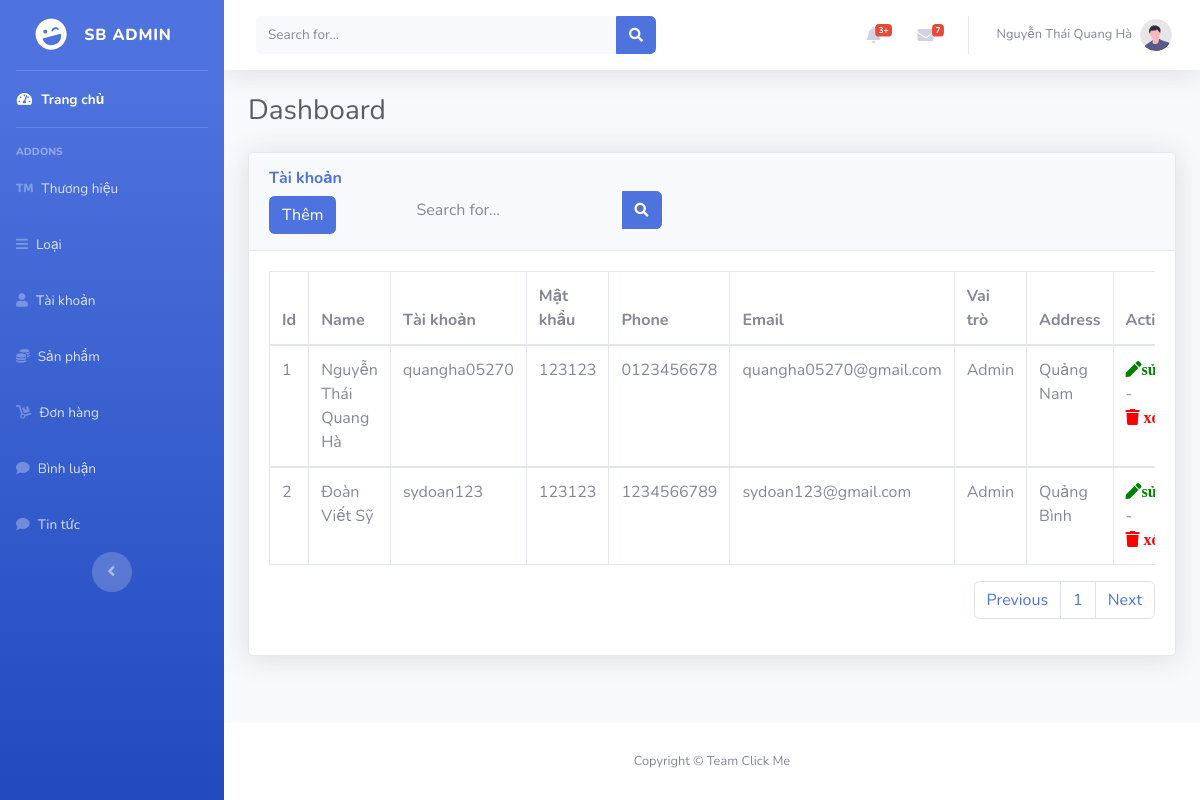
Screenshot of /index.php?act=taikhoan (signed in) with the database file from the repository.
### tables this page shows
CREATE TABLE `users` (
  `id_user` int(11) NOT NULL COMMENT 'mã khách hàng',
  `fullname` varchar(100) NOT NULL COMMENT 'họ và tên',
  `username` varchar(50) NOT NULL COMMENT 'tài khoản',
  `password` varchar(20) NOT NULL COMMENT 'mật khẩu',
  `phone` varchar(10) NOT NULL COMMENT 'số điện thoại',
  `email` varchar(200) NOT NULL COMMENT 'email',
  `address` varchar(2000) NOT NULL COMMENT 'địa chỉ',
  `role` int(1) NOT NULL DEFAULT 0 COMMENT 'vai trò'
);

### dao/taikhoan.php (called while the page is built, shortened)
<?php
function load_tk(){
    $row = 5;
    if (isset($_GET['pagetk'])) {
        $page = $_GET['pagetk'];
    }else{
        $page = 1 ;
    }
    $from = ($page - 1) * $row;
    $sql = "SELECT * FROM users order by id_user limit $from,$row";
    $listtaikhoan=pdo_query($sql);
    return $listtaikhoan;
}
?>

### dao/pdo.php (called while the page is built, shortened)
<?php
function pdo_get_connection(){
    $dburl = "mysql:host=localhost;dbname=do_an_tot_nghiep;charset=utf8";
    $username = 'root';
    $password = '';
    $conn = new PDO($dburl, $username, $password);
    $conn->setAttribute(PDO::ATTR_ERRMODE, PDO::ERRMODE_EXCEPTION);
    return $conn;
    }
function pdo_query($sql){
        $sql_args = array_slice(func_get_args(), 1);
        try{
        $conn = pdo_get_connection();
        $stmt = $conn->prepare($sql);
        $stmt->execute($sql_args);
        $rows = $stmt->fetchAll();
        return $rows;
        }
        catch(PDOException $e){
        throw $e;
        }
        finally{
        unset($conn);
        }
        }
?>

### admin/taikhoan/list-taikhoan.php (the view, shortened to what this page needs)
<?php
$users = mysqli_query($connect,"SELECT * from users");
$total = mysqli_num_rows($users);
$row = 5;
$pages = ceil($total/$row);
?>
<div class="card shadow mb-4">
    <div class="card-header py-3 d-flex flex-column">
        <h6 class="m-0 font-weight-bold text-primary">Tài khoản</h6>
        <div>
            <a href="index.php?act=add-taikhoan"><button class="btn btn-primary mt-2">Thêm</button></a>
            <form action="index.php?act=search" method="POST" class="pl-5 d-none d-sm-inline-block form-inline mr-auto ml-md-3 my-2 my-md-0 mw-100 navbar-search">
                <div class="input-group">
                    <input type="text" name="kyw" class="form-control bg-light border-0 small" placeholder="Search for..."
                        aria-label="Search" aria-describedby="basic-addon2">
                    <div class="input-group-append">
                        <button class="btn btn-primary" type="submit" name="search">
                            <i class="fas fa-search fa-sm"></i>
                        </button>
                    </div>
                </div>
            </form>
        </div>
    </div>
    <div class="card-body">
        <div class="table-responsive">
            <table class="table table-bordered" id="tableId" width="100%" cellspacing="0">
                <thead>
                    <tr>
                        <th>Id</th>
                        <th>Name</th>
                        <th>Tài khoản</th>
                        <th>Mật khẩu</th>
                        <th>Phone</th>
                        <th>Email</th>
                        <th>Vai trò</th>
                        <th>Address</th>
                        <th>Action</th>
                    </tr>
                </thead>
                <?php
        foreach($listtaikhoan as $taikhoan){
         extract($taikhoan);
         $xoatk="index.php?act=xoatk&id=".$id_user;
         $suatk="index.php?act=suatk&id=".$id_user;
         if($role == 1){
            $role = 'Admin';
          }else{
              $role =  "Khách hàng" ;
          }
          echo '
          <tbody>
                    <tr>
                        <td>'.$id_user.'</td>
                        <td>'.$fullname.'</td>
                        <td>'.$username.'</td>
                        <td>'.$password.'</td>
                        <td>'.$phone.'</td>
                        <td>'.$email.'</td>
                        <td>'.$role.'</td>
                        <td>'.$address.'</td>
                        <td>
                            <a style="color:green ;" href="'.$suatk.'"> <i class="fa fa-pen">sửa</i></a>
                            -
                            <a style="color:red ;" href="'.$xoatk.'"> <i class="fa fa-trash"> xóa</i></a>
                        </td>
                    </tr>
                </tbody>
          ';
        }
    ?>
            </table>
        </div>
        <nav aria-label="Page navigation example " class="float-right">
            <ul class="pagination">
                <li class="page-item"><a class="page-link" href="#">Previous</a></li>
                <?php for($i=1;$i<=$pages;$i++){?>
                <li class="page-item"><a class="page-link" href="index.php?pagetk=<?php echo $i?>"><?php echo $i ?></a></li>
                <?php } ?>
                <li class="page-item"><a class="page-link" href="#">Next</a></li>
            </ul>
        </nav>
    </div>
</div>

### rows the page displays
users: id_user "1", fullname "Nguyễn Thái Quang Hà", username "quangha05270", password "123123", phone "0123456678", email "quangha05270@gmail.com", role "Admin", address "Quảng Nam"
users: id_user "2", fullname "Đoàn Viết Sỹ", username "sydoan123", password "123123", phone "1234566789", email "sydoan123@gmail.com", role "Admin", address "Quảng Bình"

### other values shown
$_SESSION["user"]["fullname"] "Nguyễn Thái Quang Hà"
